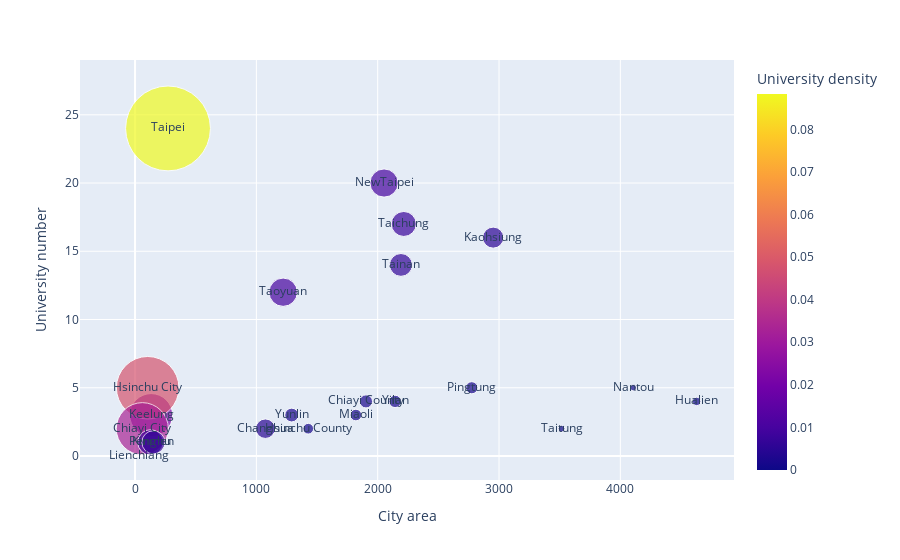

Source (notebook cell):
### Code cell
import plotly.express as px

fig = px.scatter(
    ana2,
    x="City area",
    y="University number",
    hover_data=["City","University density"],   # 列表形式
    color="University density",
    size="University density",
    size_max=60,
    text="City"
    )

fig.show()

### Figure 1 — Plotly figure (JSON) as saved in the notebook; plotly's stock layout.template omitted (floating-point values rounded to 4 significant figures)
{"data": [{"customdata": [["Taipei", 0.0883], ["NewTaipei", 0.009744], ["Keelung", 0.0226], ["Taoyuan", 0.009828], ["Hsinchu County", 0.001401], ["Hsinchu City", 0.04801], ["Miaoli", 0.001648], ["Taichung", 0.007675], ["Changhua", 0.004654], ["Nantou", 0.000487], ["Yunlin", 0.002324], ["Chiayi County", 0.002101], ["Chiayi City", 0.03332], ["Tainan", 0.006388], ["Kaohsiung", 0.00542], ["Pingtung", 0.001801], ["Yilan", 0.001866], ["Hualien", 0.0008642], ["Taitung", 0.0005689], ["Penghu", 0.007882], ["Kinmen", 0.006594], ["Lienchiang", 0]], "hovertemplate": "City area=%{x}<br>University number=%{y}<br>University density=%{marker.color}<br>City=%{customdata[0]}<extra></extra>", "legendgroup": "", "marker": {"color": [0.0883, 0.009744, 0.0226, 0.009828, 0.001401, 0.04801, 0.001648, 0.007675, 0.004654, 0.000487, 0.002324, 0.002101, 0.03332, 0.006388, 0.00542, 0.001801, 0.001866, 0.0008642, 0.0005689, 0.007882, 0.006594, 0], "coloraxis": "coloraxis", "size": [0.0883, 0.009744, 0.0226, 0.009828, 0.001401, 0.04801, 0.001648, 0.007675, 0.004654, 0.000487, 0.002324, 0.002101, 0.03332, 0.006388, 0.00542, 0.001801, 0.001866, 0.0008642, 0.0005689, 0.007882, 0.006594, 0], "sizemode": "area", "sizeref": 2.453e-05, "symbol": "circle"}, "mode": "markers+text", "name": "", "orientation": "v", "showlegend": false, "text": ["Taipei", "NewTaipei", "Keelung", "Taoyuan", "Hsinchu County", "Hsinchu City", "Miaoli", "Taichung", "Changhua", "Nantou", "Yunlin", "Chiayi County", "Chiayi City", "Tainan", "Kaohsiung", "Pingtung", "Yilan", "Hualien", "Taitung", "Penghu", "Kinmen", "Lienchiang"], "type": "scatter", "x": [271.8, 2053.0, 132.8, 1221.0, 1428.0, 104.2, 1820.0, 2215.0, 1074.0, 4106.0, 1291.0, 1904.0, 60.03, 2192.0, 2952.0, 2776.0, 2144.0, 4629.0, 3515.0, 126.9, 151.7, 28.8], "xaxis": "x", "y": [24, 20, 3, 12, 2, 5, 3, 17, 2, 5, 3, 4, 2, 14, 16, 5, 4, 4, 2, 1, 1, 0], "yaxis": "y"}], "layout": {"coloraxis": {"colorbar": {"title": {"text": "University density"}}, "colorscale": [[0, "#0d0887"], [0.1111, "#46039f"], [0.2222, "#7201a8"], [0.3333, "#9c179e"], [0.4444, "#bd3786"], [0.5556, "#d8576b"], [0.6667, "#ed7953"], [0.7778, "#fb9f3a"], [0.8889, "#fdca26"], [1, "#f0f921"]]}, "legend": {"itemsizing": "constant", "tracegroupgap": 0}, "margin": {"t": 60}, "xaxis": {"anchor": "y", "domain": [0, 1], "title": {"text": "City area"}}, "yaxis": {"anchor": "x", "domain": [0, 1], "title": {"text": "University number"}}}}
